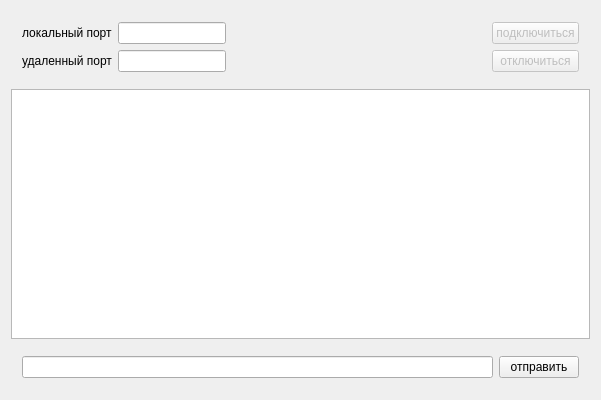
<?xml version="1.0" encoding="UTF-8"?>
<ui version="4.0">
 <class>udpchatClass</class>
 <widget class="QMainWindow" name="udpchatClass">
  <property name="geometry">
   <rect>
    <x>0</x>
    <y>0</y>
    <width>601</width>
    <height>400</height>
   </rect>
  </property>
  <property name="windowTitle">
   <string>UDP-Chat</string>
  </property>
  <widget class="QWidget" name="centralWidget">
   <layout class="QVBoxLayout" name="verticalLayout">
    <item>
     <widget class="QWidget" name="widget" native="true">
      <property name="sizePolicy">
       <sizepolicy hsizetype="Preferred" vsizetype="Fixed">
        <horstretch>0</horstretch>
        <verstretch>0</verstretch>
       </sizepolicy>
      </property>
      <layout class="QHBoxLayout" name="horizontalLayout_3">
       <item>
        <layout class="QHBoxLayout" name="horizontalLayout_2">
         <item>
          <layout class="QFormLayout" name="formLayout_2">
           <item row="0" column="0">
            <widget class="QLabel" name="label">
             <property name="text">
              <string>локальный порт</string>
             </property>
            </widget>
           </item>
           <item row="0" column="1">
            <widget class="QLineEdit" name="localPort">
             <property name="sizePolicy">
              <sizepolicy hsizetype="Fixed" vsizetype="Fixed">
               <horstretch>0</horstretch>
               <verstretch>0</verstretch>
              </sizepolicy>
             </property>
             <property name="text">
              <string/>
             </property>
            </widget>
           </item>
           <item row="1" column="0">
            <widget class="QLabel" name="label_2">
             <property name="text">
              <string>удаленный порт</string>
             </property>
            </widget>
           </item>
           <item row="1" column="1">
            <widget class="QLineEdit" name="remotePort">
             <property name="sizePolicy">
              <sizepolicy hsizetype="Fixed" vsizetype="Fixed">
               <horstretch>0</horstretch>
               <verstretch>0</verstretch>
              </sizepolicy>
             </property>
             <property name="text">
              <string/>
             </property>
            </widget>
           </item>
          </layout>
         </item>
         <item>
          <spacer name="horizontalSpacer">
           <property name="orientation">
            <enum>Qt::Horizontal</enum>
           </property>
           <property name="sizeHint" stdset="0">
            <size>
             <width>40</width>
             <height>20</height>
            </size>
           </property>
          </spacer>
         </item>
         <item>
          <layout class="QVBoxLayout" name="verticalLayout_2">
           <item>
            <widget class="QPushButton" name="btnConnect">
             <property name="enabled">
              <bool>false</bool>
             </property>
             <property name="text">
              <string>подключиться</string>
             </property>
            </widget>
           </item>
           <item>
            <widget class="QPushButton" name="btnDisconnect">
             <property name="enabled">
              <bool>false</bool>
             </property>
             <property name="text">
              <string>отключиться</string>
             </property>
            </widget>
           </item>
          </layout>
         </item>
        </layout>
       </item>
      </layout>
     </widget>
    </item>
    <item>
     <widget class="QTextEdit" name="chatArea">
      <property name="readOnly">
       <bool>true</bool>
      </property>
     </widget>
    </item>
    <item>
     <widget class="QWidget" name="widget_2" native="true">
      <property name="sizePolicy">
       <sizepolicy hsizetype="Preferred" vsizetype="Fixed">
        <horstretch>0</horstretch>
        <verstretch>0</verstretch>
       </sizepolicy>
      </property>
      <layout class="QHBoxLayout" name="horizontalLayout">
       <item>
        <widget class="QLineEdit" name="msgText"/>
       </item>
       <item>
        <widget class="QPushButton" name="btnSend">
         <property name="text">
          <string>отправить</string>
         </property>
        </widget>
       </item>
      </layout>
     </widget>
    </item>
   </layout>
  </widget>
 </widget>
 <layoutdefault spacing="6" margin="11"/>
 <resources>
  <include location="udpchat.qrc"/>
 </resources>
 <connections/>
</ui>
